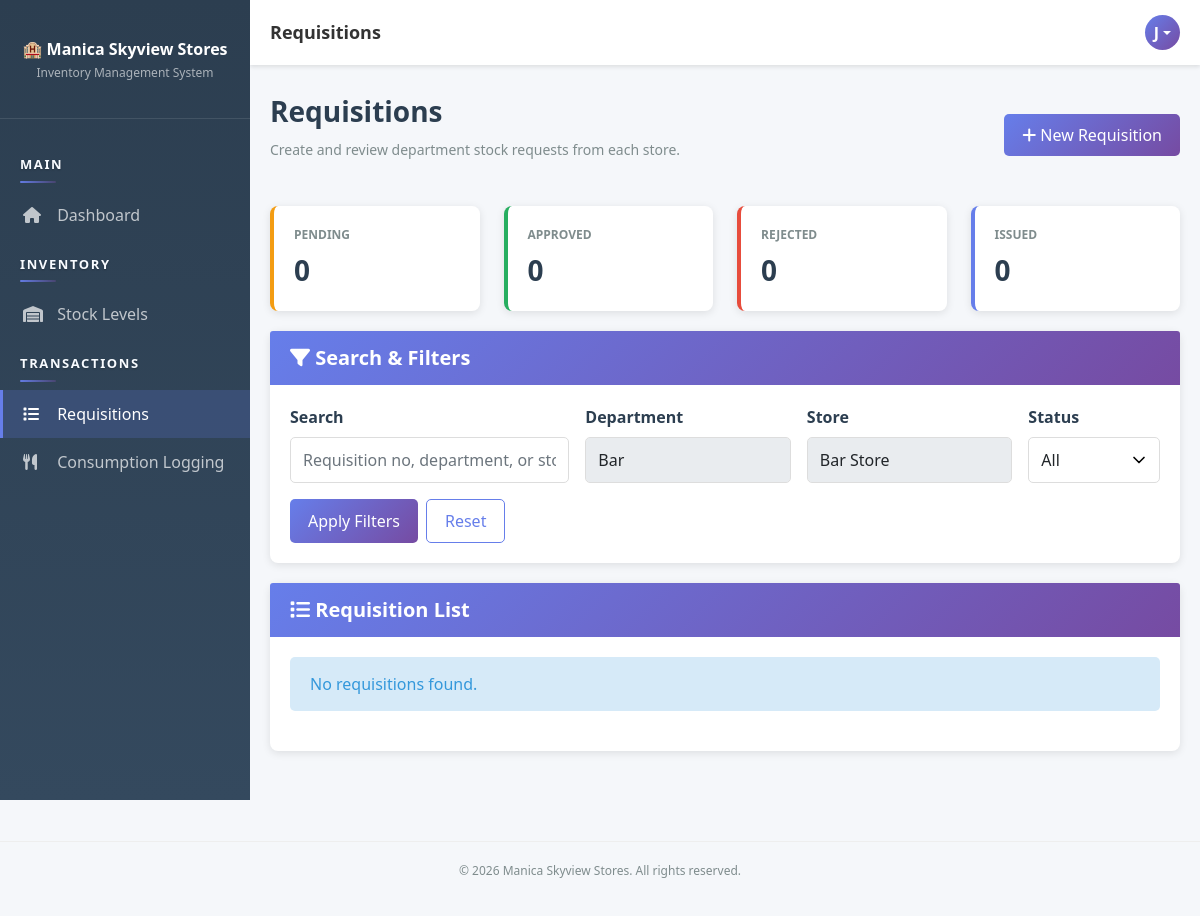
Page /pages/requisition/index.php (signed in) on the committed database.
### tables this page shows
CREATE TABLE `users` (
  `user_id` int(11) NOT NULL AUTO_INCREMENT,
  `username` varchar(50) NOT NULL,
  `email` varchar(100) NOT NULL,
  `password` varchar(255) NOT NULL,
  `full_name` varchar(100) NOT NULL,
  `role_id` int(11) NOT NULL,
  `status` enum('active','inactive') DEFAULT 'active',
  `created_at` timestamp NOT NULL DEFAULT current_timestamp(),
  `updated_at` timestamp NOT NULL DEFAULT current_timestamp() ON UPDATE current_timestamp(),
  PRIMARY KEY (`user_id`),
  UNIQUE KEY `username` (`username`),
  UNIQUE KEY `email` (`email`),
  KEY `role_id` (`role_id`),
  CONSTRAINT `users_ibfk_1` FOREIGN KEY (`role_id`) REFERENCES `roles` (`role_id`)
);

CREATE TABLE `departments` (
  `dept_id` int(11) NOT NULL AUTO_INCREMENT,
  `dept_name` varchar(100) NOT NULL,
  `dept_code` varchar(20) NOT NULL,
  `head_user_id` int(11) DEFAULT NULL,
  `status` enum('active','inactive') DEFAULT 'active',
  `monthly_budget` decimal(12,2) NOT NULL DEFAULT 0.00,
  `weekly_budget` decimal(12,2) NOT NULL DEFAULT 0.00,
  `created_at` timestamp NOT NULL DEFAULT current_timestamp(),
  PRIMARY KEY (`dept_id`),
  UNIQUE KEY `dept_code` (`dept_code`),
  KEY `head_user_id` (`head_user_id`),
  CONSTRAINT `departments_ibfk_1` FOREIGN KEY (`head_user_id`) REFERENCES `users` (`user_id`)
);

CREATE TABLE `roles` (
  `role_id` int(11) NOT NULL AUTO_INCREMENT,
  `role_name` varchar(50) NOT NULL,
  `description` text DEFAULT NULL,
  `created_at` timestamp NOT NULL DEFAULT current_timestamp(),
  PRIMARY KEY (`role_id`),
  UNIQUE KEY `role_name` (`role_name`)
);

CREATE TABLE `stores` (
  `store_id` int(11) NOT NULL AUTO_INCREMENT,
  `store_name` varchar(100) NOT NULL,
  `store_code` varchar(20) NOT NULL,
  `location` varchar(100) DEFAULT NULL,
  `responsible_user_id` int(11) DEFAULT NULL,
  `description` text DEFAULT NULL,
  `status` enum('active','inactive') DEFAULT 'active',
  `created_at` timestamp NOT NULL DEFAULT current_timestamp(),
  `updated_at` timestamp NOT NULL DEFAULT current_timestamp() ON UPDATE current_timestamp(),
  PRIMARY KEY (`store_id`),
  UNIQUE KEY `store_code` (`store_code`),
  KEY `responsible_user_id` (`responsible_user_id`),
  CONSTRAINT `stores_ibfk_1` FOREIGN KEY (`responsible_user_id`) REFERENCES `users` (`user_id`)
);

### pages/requisition/index.php (the view, shortened to what the rows shown need)
<?php
require_once __DIR__ . '/../../app/bootstrap.php';
$controller = new RequisitionController();
$currentUserId = (int)($_SESSION['user_id'] ?? 0);
$currentUser = getCurrentUser();
$roleName = trim((string)($currentUser['role_name'] ?? ''));
$isGlobalRequisitionRole = in_array($roleName, ['Admin', 'Manager', 'Storekeeper'], true);
$filters = [
    'q' => $_GET['q'] ?? '',
    'department_id' => $_GET['department_id'] ?? '',
    'store_id' => $_GET['store_id'] ?? '',
    'status' => $_GET['status'] ?? 'all'
];
$departments = $controller->getDepartments($currentUserId);
$stores = $controller->getStores($currentUserId);
include __DIR__ . '/../../app/views/layout-header.php';
?>
<div class="page-header d-flex justify-content-between align-items-center">
    <div>
        <h1>Requisitions</h1>
    </div>
</div>
<div class="card">
    <div class="card-body">
        <form method="GET" class="row g-3">
            <div class="col-md-3">
                <label class="form-label">Department</label>
                <?php if ($isGlobalRequisitionRole): ?>
                    <select name="department_id" class="form-control">
                        <option value="">All Departments</option>
                        <?php foreach ($departments as $department): ?>
                            <option value="<?php echo (int)$department['dept_id']; ?>" <?php echo ((string)$filters['department_id'] === (string)$department['dept_id']) ? 'selected' : ''; ?>><?php echo htmlspecialchars($department['dept_name']); ?></option>
                        <?php endforeach; ?>
                    </select>
                <?php elseif (count($departments) === 1): ?>
                    <input type="text" class="form-control" value="<?php echo htmlspecialchars($departments[0]['dept_name']); ?>" readonly>
                <?php endif; ?>
            </div>
            <div class="col-md-3">
                <label class="form-label">Store</label>
                <?php if ($isGlobalRequisitionRole): ?>
                    <select name="store_id" class="form-control">
                        <option value="">All Stores</option>
                        <?php foreach ($stores as $store): ?>
                            <option value="<?php echo (int)$store['store_id']; ?>" <?php echo ((string)$filters['store_id'] === (string)$store['store_id']) ? 'selected' : ''; ?>><?php echo htmlspecialchars($store['store_name']); ?></option>
                        <?php endforeach; ?>
                    </select>
                <?php elseif (count($stores) === 1): ?>
                    <input type="text" class="form-control" value="<?php echo htmlspecialchars($stores[0]['store_name']); ?>" readonly>
                <?php endif; ?>
            </div>
        </form>
    </div>
</div>
<?php include __DIR__ . '/../../app/views/layout-footer.php'; ?>

### app/views/layout-header.php (shortened to what the rows shown need)
<!DOCTYPE html>
<html lang="en">
<head>
    <link href="https://cdn.jsdelivr.net/npm/bootstrap@5.1.3/dist/css/bootstrap.min.css" rel="stylesheet">
    <link rel="stylesheet" href="https://cdnjs.cloudflare.com/ajax/libs/font-awesome/6.0.0/css/all.min.css">
    <link href="<?php echo SITE_URL; ?>public/css/style.css" rel="stylesheet">
</head>
<body>
    <div class="topbar">
        <div class="topbar-right">
            <div class="user-profile dropdown">
                <div class="user-avatar dropdown-toggle" role="button" data-bs-toggle="dropdown" aria-expanded="false">
                    <?php
                    $user = getCurrentUser();
                    if ($user) {
                        echo strtoupper(substr($user['full_name'], 0, 1));
                    }
                    ?>
                </div>
            </div>
        </div>
    </div>
    <div class="main-content">

### rows in the picture
users: full_name "J"
departments: dept_name "Bar"
roles: store_name "Bar Store"

### other values in the picture
$pageTitle "Requisitions"
$stats['pending'] "0"
$stats['approved'] "0"
$stats['rejected'] "0"
$stats['issued'] "0"
APP_NAME "Manica Skyview Stores"
